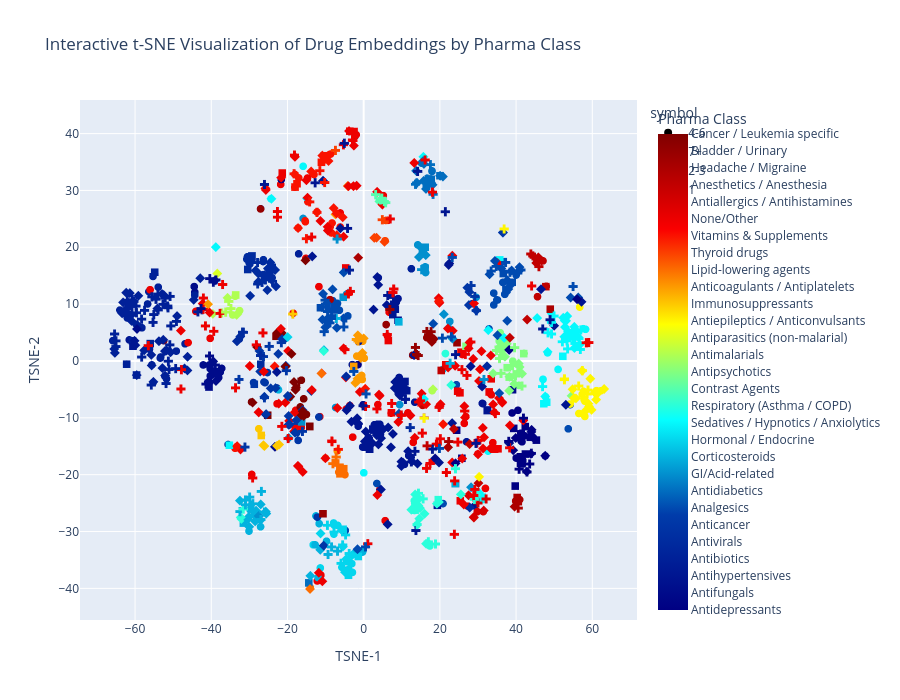

Here is the notebook cell this chart was saved with:
### Code cell
import plotly.express as px

# Reset index to ensure alignment
drugsDESC_masked = drugsDESC_masked.reset_index(drop=True)
reduced_embeddings_df = reduced_embeddings_df.reset_index(drop=True)
unique_count = drugsDESC_masked['drug_unique_count']

# Create the filter
class_filter = drugsDESC_masked['pharma_class'] >= 0  # Adjust condition as needed

# Filter both DataFrames

# Apply to the filtered descriptions
discriptions_multiline = drugsDESC_masked.loc[class_filter, 'Discription'].astype(str).apply(insert_linebreaks)
filtered_embeddings = reduced_embeddings_df[class_filter]
filtered_pharma_class = drugsDESC_masked.loc[class_filter, 'pharma_class'].fillna(9).astype(int)

filtered_unique_count = unique_count[class_filter]
bins = [0, 1, 3, 6, 99]
labels = ['1', '2-3', '4-6', '7+']
unique_count_binned = pd.cut(filtered_unique_count, bins=bins, labels=labels, right=True)
symbol_sequence = ['circle', 'square', 'diamond', 'cross']

# Ensure pharma_class is integer and fill NaNs with 9 (the 'None' class)
pharma_class = drugsDESC_masked['pharma_class'].fillna(9).astype(int)
pharma_class = pharma_class[class_filter]


# Define class labels
# Define class labels (aligned with keyword_classes indices)
class_labels = [
    'Antidepressants',               # 0
    'Antifungals',                   # 1
    'Antihypertensives',             # 2
    'Antibiotics',                   # 3
    'Antivirals',                    # 4
    'Anticancer',                    # 5
    'Analgesics',                    # 6
    'Antidiabetics',                 # 7
    'GI/Acid-related',               # 8
    'Corticosteroids',               # 9
    'Hormonal / Endocrine',          # 10
    'Sedatives / Hypnotics / Anxiolytics',  # 11
    'Respiratory (Asthma / COPD)',   # 12
    'Contrast Agents',               # 13
    'Antipsychotics',                # 14
    'Antimalarials',                 # 15
    'Antiparasitics (non-malarial)', # 16
    'Antiepileptics / Anticonvulsants', # 17
    'Immunosuppressants',            # 18
    'Anticoagulants / Antiplatelets',# 19
    'Lipid-lowering agents',         # 20
    'Thyroid drugs',                 # 21
    'Vitamins & Supplements',        # 22
    'None/Other',                    # 23
    'Antiallergics / Antihistamines', # 24
    'Anesthetics / Anesthesia',       # 25
    'Headache / Migraine',            # 26
    'Bladder / Urinary',              # 27
    'Cancer / Leukemia specific'      # 28
]

# Map integer class to label
pharma_class_names = [
    class_labels[i] if 0 <= i < len(class_labels) else 'Unknown'
    for i in filtered_pharma_class
]

fig = px.scatter(
    filtered_embeddings,
    x='TSNE-1',
    y='TSNE-2',
    color=filtered_pharma_class,
    symbol=unique_count_binned,
    symbol_sequence=symbol_sequence,
    color_continuous_scale='Jet',
    labels={'color': 'Pharma Class'},
    hover_data={
        'Drug Name': drugsDESC_masked.loc[class_filter].get('Drug Name', None),
        'Discription': discriptions_multiline,
        'pharma_class': pharma_class_names
    },
    title='Interactive t-SNE Visualization of Drug Embeddings by Pharma Class'
)

fig.update_traces(marker=dict(size=marker_size))


# Update colorbar ticks to show class labels
fig.update_layout(
    coloraxis_colorbar=dict(
        title='Pharma Class',
        tickvals=list(range(len(class_labels))),
        ticktext=class_labels
    ),
    width=900,
    height=700
)

fig.show()

### Figure 1 — Plotly figure (JSON) as saved in the notebook; plotly's stock layout.template omitted (floating-point values rounded to 4 significant figures; data arrays with more than 128 entries replaced by an {"elided": "..."} marker saying what was removed)
{"data": [{"customdata": {"elided": "299x3 str values"}, "hovertemplate": "symbol=4-6<br>TSNE-1=%{x}<br>TSNE-2=%{y}<br>Drug Name=%{customdata[0]}<br>Discription=%{customdata[1]}<br>pharma_class=%{customdata[2]}<br>Pharma Class=%{marker.color}<extra></extra>", "legendgroup": "4-6", "marker": {"color": {"elided": "299 int values"}, "coloraxis": "coloraxis", "size": 8, "symbol": "circle"}, "mode": "markers", "name": "4-6", "showlegend": true, "type": "scattergl", "x": {"elided": "299 float values"}, "xaxis": "x", "y": {"elided": "299 float values"}, "yaxis": "y"}, {"customdata": {"elided": "128x3 str values"}, "hovertemplate": "symbol=7+<br>TSNE-1=%{x}<br>TSNE-2=%{y}<br>Drug Name=%{customdata[0]}<br>Discription=%{customdata[1]}<br>pharma_class=%{customdata[2]}<br>Pharma Class=%{marker.color}<extra></extra>", "legendgroup": "7+", "marker": {"color": [23, 3, 22, 22, 22, 2, 2, 6, 11, 8, 20, 26, 23, 2, 2, 19, 23, 0, 23, 6, 26, 6, 2, 23, 2, 2, 9, 10, 2, 7, 2, 23, 4, 0, 28, 10, 11, 14, 5, 23, 0, 23, 11, 23, 23, 2, 6, 2, 0, 2, 14, 2, 2, 9, 6, 0, 10, 23, 8, 23, 23, 2, 4, 6, 8, 1, 6, 2, 20, 1, 7, 27, 23, 2, 18, 1, 11, 7, 20, 20, 7, 27, 0, 0, 0, 11, 12, 2, 25, 0, 14, 8, 0, 8, 0, 3, 4, 15, 14, 3, 23, 8, 0, 25, 2, 4, 11, 1, 9, 28, 6, 20, 4, 28, 3, 28, 0, 19, 12, 23, 7, 1, 2, 2, 2, 3, 2, 22], "coloraxis": "coloraxis", "size": 8, "symbol": "square"}, "mode": "markers", "name": "7+", "showlegend": true, "type": "scattergl", "x": [6.487, -56.02, -10.38, -17.49, -11.08, 1.563, 32.42, 36.66, -35.24, 15.43, -6.215, 48.98, 33.47, 9.768, 1.55, -2.62, -2.532, 41.33, 35.24, 39.0, 40.28, -7.595, 10.83, -21.38, 7.659, 9.108, -31.57, -1.405, 9.132, 20.03, 9.03, 34.36, -27.0, 41.54, -25.2, -5.408, 52.28, 37.66, -28.69, -17.94, 41.13, 25.55, 31.13, 21.54, 24.66, 2.672, -7.654, 7.92, 42.46, 11.31, 26.86, 0.8036, 8.31, 9.238, -9.455, 43.73, -3.986, -3.626, 15.68, 25.26, 25.37, 1.477, -30.43, 36.43, 16.11, 24.08, 37.35, 0.8067, -7.353, -39.0, 16.44, 24.51, 7.291, 9.152, -26.88, -39.61, 48.03, 17.0, -6.227, -5.213, 17.74, -10.68, 41.59, 39.37, 45.34, 35.73, 19.57, 32.51, 47.82, 41.17, 38.19, -16.29, 25.78, -5.386, 24.4, -60.66, -23.99, -33.6, 42.01, -62.21, -4.712, 16.16, 39.77, 20.36, -60.54, -29.32, 47.29, -40.59, 24.01, -23.0, -11.33, -6.201, -24.63, -14.13, -59.61, -14.14, 42.42, -0.3901, 13.5, 32.93, -14.39, 39.07, 10.52, 10.84, 19.35, -54.85, 2.409, -18.01], "xaxis": "x", "y": [3.603, 3.061, 36.11, 31.19, 34.95, -15.52, -8.717, 15.38, -14.81, 19.43, -19.86, 9.124, -3.148, -4.557, -15.47, -0.9624, 40.36, -12.83, -15.46, 13.84, -24.02, 8.975, -5.105, 33.06, 8.159, -5.296, -28.51, -34.38, -5.125, 32.59, 7.168, -15.51, -0.591, -18.09, -9.536, -29.6, 0.817, -1.18, -4.097, -11.89, -16.85, 1.558, -23.95, -0.6555, -5.314, -12.16, 9.435, 9.975, -16.37, -5.236, 2.591, -14.35, 9.099, 6.88, 6.761, -13.43, -37.69, 40.44, 19.49, -5.605, -24.6, -13.97, 16.1, 17.45, 16.34, -21.54, 12.57, -15.16, -17.95, -1.852, 31.08, 3.218, -9.114, -4.56, -13.1, -2.025, -7.25, 32.03, -18.68, -18.94, 31.95, -26.88, -17.9, -11.86, -13.91, 17.78, -24.39, -8.623, 13.08, -17.97, -2.845, -10.72, -17.12, 11.2, -12.18, 3.558, 16.46, 11.61, 1.299, -0.5588, 16.36, 20.01, -22.0, -1.67, 2.605, 18.48, -7.525, -4.578, -21.54, 4.339, 9.371, -18.89, 15.16, -11.53, -2.472, -11.5, -11.54, 0.8972, -26.23, -5.443, -39.04, -5.06, -3.989, -3.61, -25.39, 15.62, -11.98, 30.59], "yaxis": "y"}, {"customdata": {"elided": "448x3 str values"}, "hovertemplate": "symbol=2-3<br>TSNE-1=%{x}<br>TSNE-2=%{y}<br>Drug Name=%{customdata[0]}<br>Discription=%{customdata[1]}<br>pharma_class=%{customdata[2]}<br>Pharma Class=%{marker.color}<extra></extra>", "legendgroup": "2-3", "marker": {"color": {"elided": "448 int values"}, "coloraxis": "coloraxis", "size": 8, "symbol": "diamond"}, "mode": "markers", "name": "2-3", "showlegend": true, "type": "scattergl", "x": {"elided": "448 float values"}, "xaxis": "x", "y": {"elided": "448 float values"}, "yaxis": "y"}, {"customdata": {"elided": "293x3 str values"}, "hovertemplate": "symbol=1<br>TSNE-1=%{x}<br>TSNE-2=%{y}<br>Drug Name=%{customdata[0]}<br>Discription=%{customdata[1]}<br>pharma_class=%{customdata[2]}<br>Pharma Class=%{marker.color}<extra></extra>", "legendgroup": "1", "marker": {"color": {"elided": "293 int values"}, "coloraxis": "coloraxis", "size": 8, "symbol": "cross"}, "mode": "markers", "name": "1", "showlegend": true, "type": "scattergl", "x": {"elided": "293 float values"}, "xaxis": "x", "y": {"elided": "293 float values"}, "yaxis": "y"}], "layout": {"coloraxis": {"colorbar": {"ticktext": ["Antidepressants", "Antifungals", "Antihypertensives", "Antibiotics", "Antivirals", "Anticancer", "Analgesics", "Antidiabetics", "GI/Acid-related", "Corticosteroids", "Hormonal / Endocrine", "Sedatives / Hypnotics / Anxiolytics", "Respiratory (Asthma / COPD)", "Contrast Agents", "Antipsychotics", "Antimalarials", "Antiparasitics (non-malarial)", "Antiepileptics / Anticonvulsants", "Immunosuppressants", "Anticoagulants / Antiplatelets", "Lipid-lowering agents", "Thyroid drugs", "Vitamins & Supplements", "None/Other", "Antiallergics / Antihistamines", "Anesthetics / Anesthesia", "Headache / Migraine", "Bladder / Urinary", "Cancer / Leukemia specific"], "tickvals": [0, 1, 2, 3, 4, 5, 6, 7, 8, 9, 10, 11, 12, 13, 14, 15, 16, 17, 18, 19, 20, 21, 22, 23, 24, 25, 26, 27, 28], "title": {"text": "Pharma Class"}}, "colorscale": [[0, "rgb(0,0,131)"], [0.2, "rgb(0,60,170)"], [0.4, "rgb(5,255,255)"], [0.6, "rgb(255,255,0)"], [0.8, "rgb(250,0,0)"], [1, "rgb(128,0,0)"]]}, "height": 700, "legend": {"title": {"text": "symbol"}, "tracegroupgap": 0}, "title": {"text": "Interactive t-SNE Visualization of Drug Embeddings by Pharma Class"}, "width": 900, "xaxis": {"anchor": "y", "domain": [0, 1], "title": {"text": "TSNE-1"}}, "yaxis": {"anchor": "x", "domain": [0, 1], "title": {"text": "TSNE-2"}}}}
